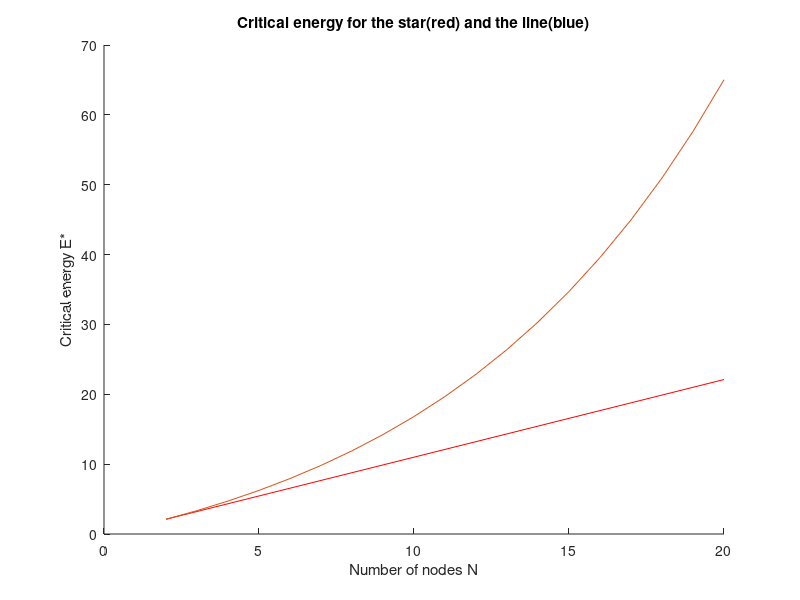

This figure's MATLAB source:
clear all
n=20;
p=0.9;
Es=zeros(n,length(p));
El=zeros(n,length(p));
for i=2:n
    for j=1:length(p)
        Es(i,j)=(i-1+p(j))/p(j);
        for k=0:i-1
            El(i,j)=El(i,j)+p(j)^k;
        end
        El(i,j)=El(i,j)/p(j)^(i-1);
    end
end
for j=1:length(p)
    hold on
    figure(j)
    plot(2:n,Es(2:n,j),'Color','r');
    plot(2:n,El(2:n,j));
    xlabel('Number of nodes N')
    ylabel('Critical energy E*')
    title('Critical energy for the star(red) and the line(blue)')
end

%  for j=1:length(p)
%     figure(j+length(p))
%     
% end  